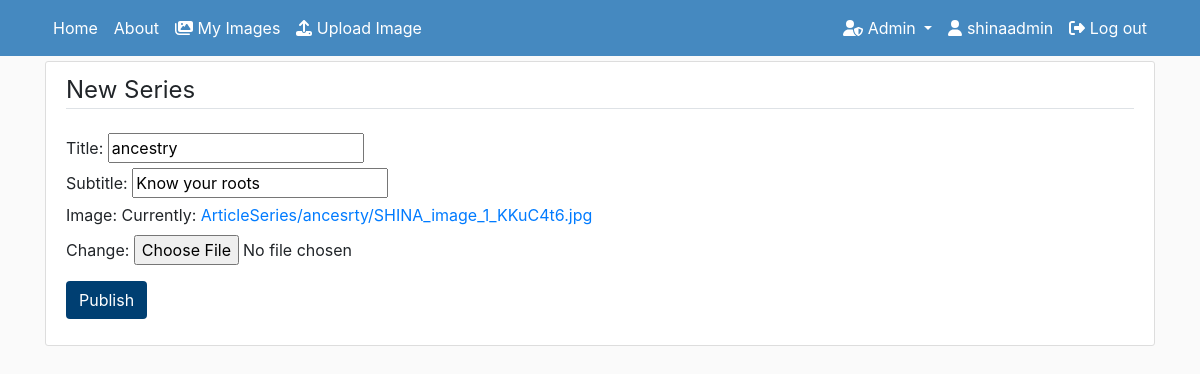
Page /ANCESRTY/update (signed in) on the committed database.
### Users/models.py (models this page shows, shortened)
class CustomUser(AbstractUser):
    def image_upload_to(self, instance=None):
        if instance:
            return os.path.join("Users", self.username, instance)
        return None
    STATUS = (
        ('regular', 'regular'),
        ('subscriber', 'subscriber'),
        ('moderator', 'moderator'),
    )
    email = models.EmailField(unique=True)
    status = models.CharField(max_length=100, choices=STATUS, default='regular')
    description = models.TextField("Description", max_length=600, default='', blank=True)
    image = models.ImageField(default='default/user.jpg', upload_to=image_upload_to)

### SHINA/models.py (models this page shows, shortened)
class ArticleSeries(models.Model):
    def image_upload_to(self, instance=None):
        if instance:
            return os.path.join("ArticleSeries", slugify(self.slug), instance)
        return None
    title = models.CharField(max_length=200)
    subtitle = models.CharField(max_length=200, default="", blank=True)
    slug = models.SlugField("Series slug", null=False, blank=False, unique=True)
    published = models.DateTimeField("Date published", default=timezone.now)
    author = models.ForeignKey(get_user_model(), default=1, on_delete=models.SET_DEFAULT)
    image = models.ImageField(default='default/no_image.jpg', upload_to=image_upload_to ,max_length=255)
    class Meta:
        verbose_name_plural = "Series"
        ordering = ['-published']

### SHINA/decorators.py (the view)
        def _wrapped_view(request, *args, **kwargs):
            if not request.user.is_superuser:
                messages.error(request, "You are not authorized to access this!")
                return redirect(redirect_url)
            return view_func(request, *args, **kwargs)

### SHINA/forms.py
class SeriesUpdateForm(forms.ModelForm):
    class Meta:
        model = ArticleSeries
        fields = [
            "title",
            "subtitle",
            "image",
        ]

### SHINA/views.py (called while the page is built)
@user_is_superuser
def series_update(request, series):
    matching_series = ArticleSeries.objects.filter(slug=series).first()
    if request.method == "POST":
        form = SeriesUpdateForm(request.POST, request.FILES, instance=matching_series)
        if form.is_valid():
            form.save()
            return redirect('homepage')
    else:
        form = SeriesUpdateForm(instance=matching_series)
        return render(
            request=request,
            template_name='SHINA1/new_record.html',
            context={
                "object": "Series",
                "form": form
                }
            )

### SHINA/templates/SHINA1/new_record.html (shortened to what this page needs)
{% extends "SHINA1/header.html" %}
{% block content %}
    <div class="content-section">
        <form method="POST" enctype="multipart/form-data">
            <fieldset class="form-group">
                <legend class="border-bottom mb-4">New {{ object }}</legend>
                {{ form }}
            </fieldset>
            <div class="form-group">
                <button class="btn btncolor" type="submit">Publish</button>
            </div>
        </form>
    </div>
{% endblock content %}

### SHINA/templates/SHINA1/includes/navbar.html (shortened to what this page needs)
<header class="site-header" style="margin-bottom: 5px">
    <nav class="navbar navbar-expand-md navbar-color">
        <div class="container">
            <div class="navbar-nav">
                <a class="nav-item nav-link" href="/">Home</a>
            </div>
            <div class="collapse navbar-collapse" id="navbarToggle">
                <div class="navbar-nav mr-auto">
                    <a class="nav-item nav-link" href="/">About</a>
                    {% if user.is_authenticated %}
                        <a class="nav-item nav-link" href="{% url 'user_dashboard' %}">
                            <i class="fas fa-images"></i> My Images
                        </a>
                        <a class="nav-item nav-link" href="{% url 'user_upload_image' %}">
                            <i class="fas fa-upload"></i> Upload Image
                        </a>
                    {% endif %}
                </div>
                <div class="navbar-nav">
                    {% if user.is_authenticated %}
                        {% if user.is_superuser %}
                            <div class="dropdown">
                                <a class="nav-item nav-link dropdown-toggle" href="#" id="adminDropdown" role="button" data-toggle="dropdown" aria-haspopup="true" aria-expanded="false">
                                    <i class="fas fa-user-shield"></i> Admin
                                </a>
                            </div>
                        {% endif %}
                        <a class="nav-item nav-link" href="{% url 'profile' user.username %}">
                            <i class="fas fa-user"></i> {{user.username}}
                        </a>
                        <a class="nav-item nav-link" href="{% url 'logout' %}">
                            <i class="fas fa-sign-out-alt"></i> Log out
                        </a>
                    {% endif %}
                </div>
            </div>
        </div>
    </nav>
</header>

### SHINA/static/css/main.css (style rules this page uses)
:root { --footercolor: #003F72; --navbarcolor: #4589c0; --btncolor: #003F72; --socialcolor: #003F72; --brightText: #ffffff; }
.btncolor { background-color: var(--btncolor) !important; color: var(--brightText) !important; }
.navbar-color { background-color: var(--navbarcolor); }
body { background: #fafafa; }
.site-header .navbar-nav .nav-link { color: var(--brightText); }
.content-section { background: #ffffff; padding: 10px 20px; border: 1px solid #dddddd; border-radius: 3px; margin-bottom: 20px; }

### rows in the picture
CustomUser: username "shinaadmin"
ArticleSeries: title "ancestry", subtitle "Know your roots"

### other values in the picture
{{ object }} "Series"
